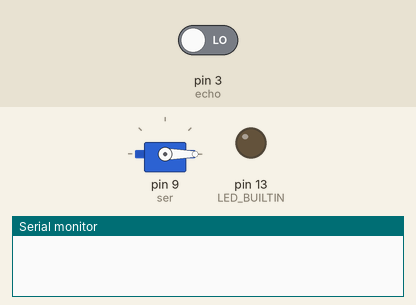
A sketch run on a simulated Arduino Uno, built with avr-gcc and run on an emulated ATmega328P. Shown: servo, output pins drawn as LEDs (lit = HIGH), the last lines printed to the serial monitor. The test bench sets the inputs (shaded band); at power-on: pin 3 (echo) LOW. Pins used as bus, display or sensor lines are not drawn.

Above: at 0.1 s.
At 18.4 s:
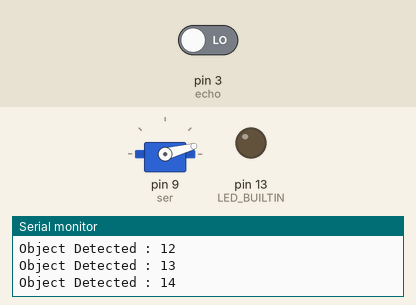
At 37.9 s:
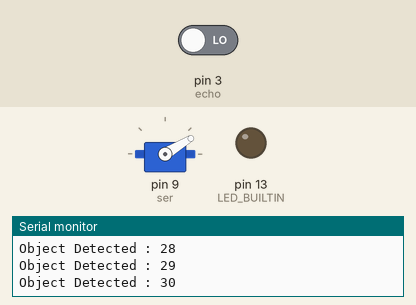
Timing chart, 0 to 40.0 s (numbered marks = the images above):
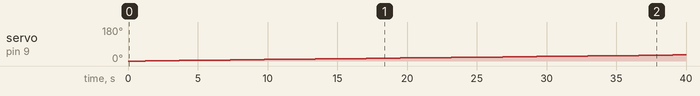

Measured:
- by itself, servo on pin 9 (ser): moves from 0° to 32° over 37.8 s

The sketch:

Sonar_System.ino
```cpp
#include<Servo.h>


//Ultrasonic Sensor
// PINS : GND,VCC,ECHO,TRIGGER
int trig=2,echo=3,led=13;
int t,s,c=0;
int i=0,j=0;
Servo ser;
//Attach Signal terminal to ~9 and power to vcc
void setup()
{
  ser.attach(9);
  Serial.begin(9600);
    pinMode(trig,OUTPUT);
    pinMode(echo,INPUT);
    pinMode(LED_BUILTIN,OUTPUT);
}

void loop()
{
  for(int i=0;i<=179;i++)
  {
     ser.write(i);
     digitalWrite(trig,HIGH);
    delay(100);
    digitalWrite(trig,LOW);
    t=pulseIn(echo,HIGH);
    s=(0.034*t)/2;
    delay(100);
    if(s<=15)
    {
          Serial.print("Object Detected : ");
          Serial.print(i);
          Serial.println();
    }
    delay(20);
  }
  for(int i=179;i>=0;i--)
  {
     ser.write(i);
     digitalWrite(trig,HIGH);
    delay(100);
    digitalWrite(trig,LOW);
    t=pulseIn(echo,HIGH);
    s=(0.034*t)/2;
    delay(100);
    if(s<=15)
    {
          Serial.print("Object Detected : ");
          Serial.print(i);
          Serial.println();
    }
    delay(20);
  }
  delay(200);
}
```
